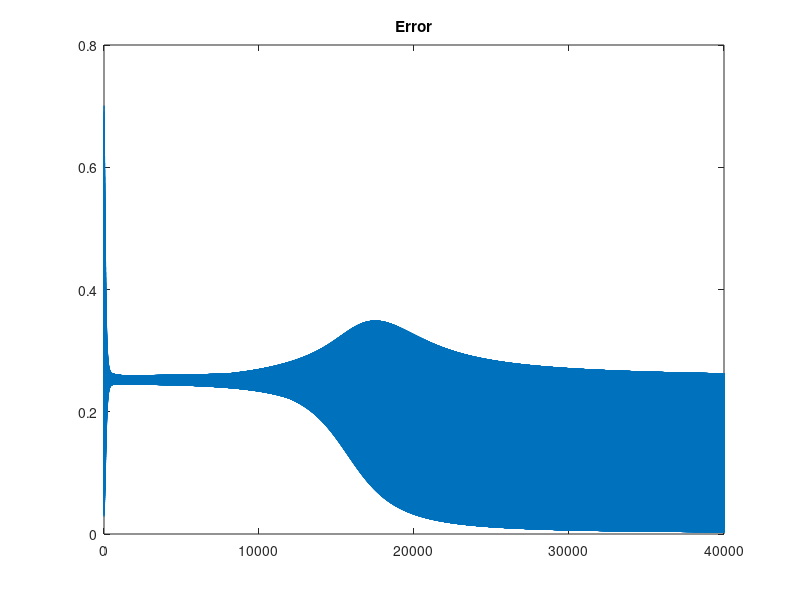

MATLAB code for this plot:
clear;clc;close all;

s = @(z) 1./(1+exp(-z));
ds = @(z) s(z).*(1-s(z));

X = [0 0;
     0 1;
     1 0;
     1 1]
Y = [0;
     1;
     1;
     0]
 
 W1 = rand(2,2)
 W2 = rand(1,2)
 
 B1 = rand(2,1)
 B2 = rand(1)
    
 index = 1
 
 for epoch = 1:10000
     for i = 1:length(X)

        x0 = X(i,:)';
        t = Y(i);

        x1N = W1*x0 + B1;
        x1 = s(x1N);

        x2N = W2*x1 + B2;
        x2 = s(x2N);

        delta2 = (x2-t)*ds(x2N);
        delta1 = W2'*delta2.*ds(x1N);

        dedw2 = delta2*x1';
        dedw1 = delta1*x0';

        alpha = 0.1;

        W2 = W2 - alpha*dedw2;
        W1 = W1 - alpha*dedw1;

        B2 = B2 - alpha*delta2;
        B1 = B1 - alpha*delta1;
        
         E(index) = norm(x2-t)^2;
         E(index);
         index = index + 1;

     end
     

     
 end
 
 plot(E)
 title("Error")
 Predict = @(I) s(W2*s(W1*I + B1)+B2)
 